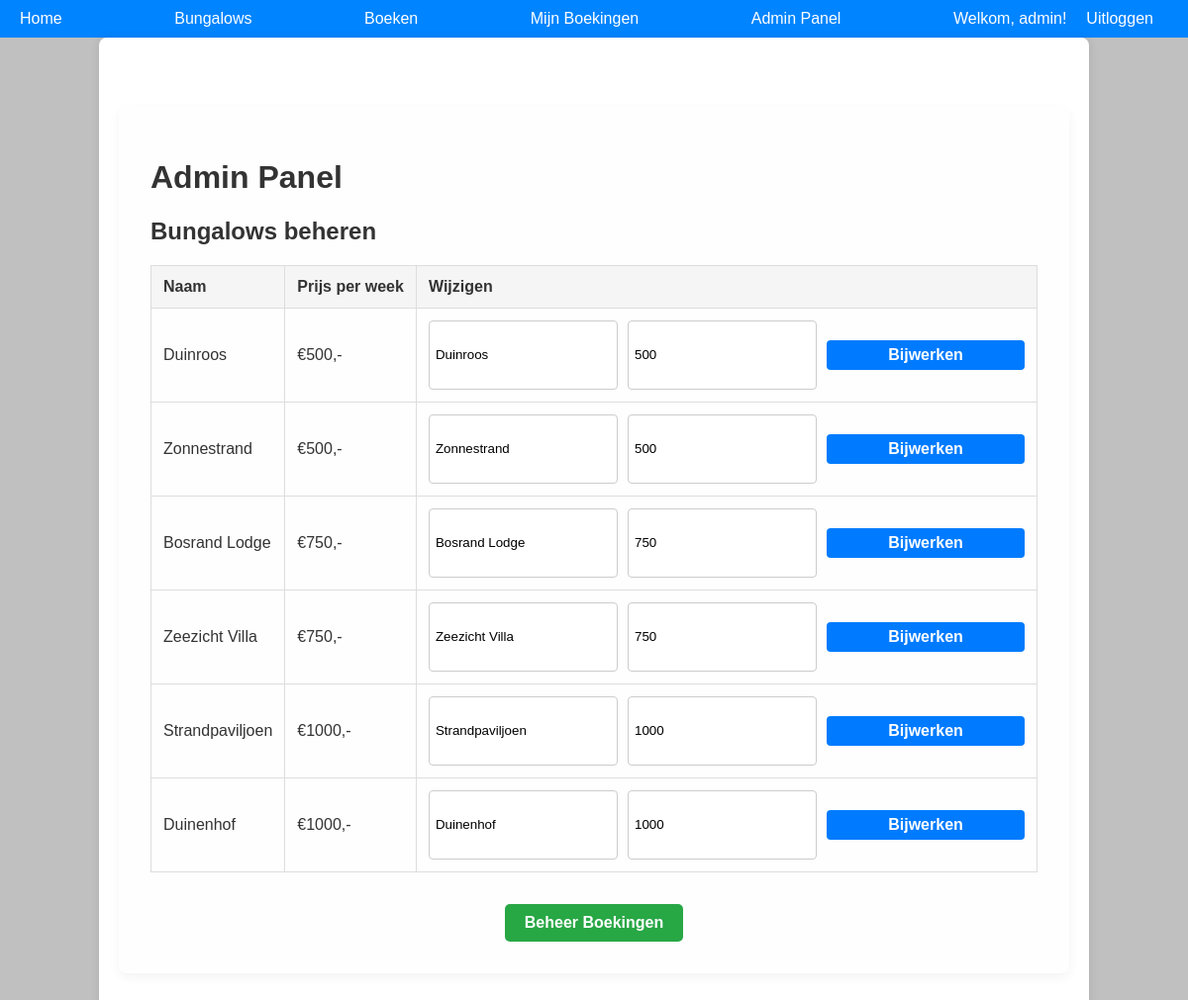
The app's page /admin (signed in), older data.
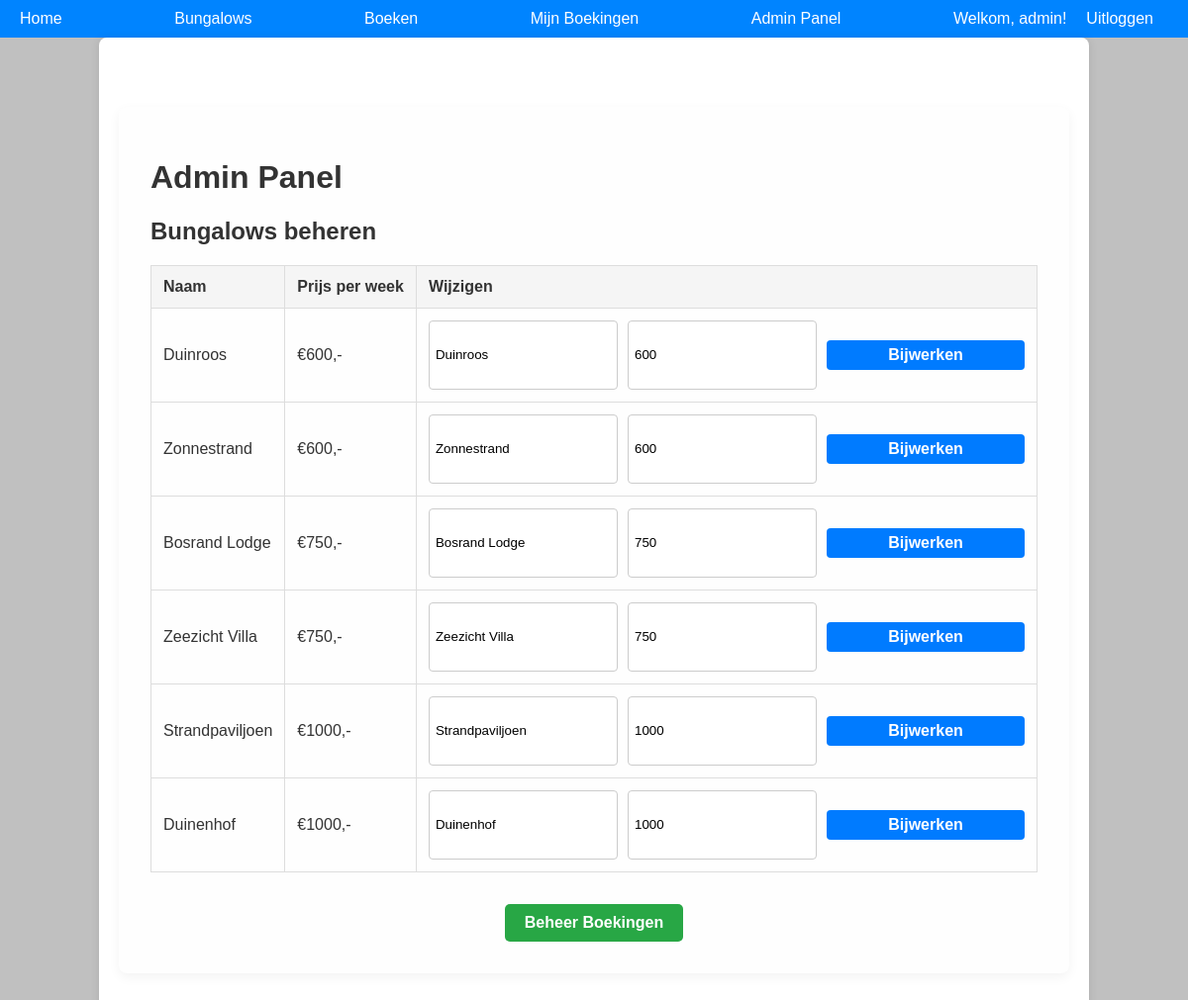
The same page, newer data.
### models/models.py (models this page shows)
class Bungalow(db.Model):
    id = db.Column(db.Integer, primary_key=True)
    name = db.Column(db.String(100), unique=True, nullable=False)
    type_id = db.Column(db.Integer, db.ForeignKey('bungalow_type.id'), nullable=False)
    bungalow_type = db.relationship('BungalowType', backref='bungalows')

class BungalowType(db.Model):
    id = db.Column(db.Integer, primary_key=True)
    size = db.Column(db.Integer, nullable=False)  # 4, 6, or 8 persons
    price_per_week = db.Column(db.Integer, nullable=False)

### app.py (the view, shortened to what this page needs)
@app.route('/admin', methods=['GET', 'POST'])
@login_required
def admin():
    if not current_user.is_admin:
        flash("Je hebt geen toegang tot deze pagina.", "danger")
        return redirect(url_for('home'))  # Redirect naar de homepagina als je geen admin bent
    bungalows = Bungalow.query.all()
    return render_template('admin.html', bungalows=bungalows)

### app.py (called while the page is built)
@login_manager.user_loader
def load_user(user_id):
    return Guest.query.get(int(user_id))

### templates/admin.html (shortened to what this page needs)
{% extends 'base.html' %}
{% block content %}
<div class="admin-container">
    <h1>Admin Panel</h1>
    <h2>Bungalows beheren</h2>
    <form method="POST">
        <table class="bungalow-table">
            <thead>
                <tr>
                    <th>Naam</th>
                    <th>Prijs per week</th>
                    <th>Wijzigen</th>
                </tr>
            </thead>
            <tbody>
                {% for bungalow in bungalows %}
                <tr>
                    <td>{{ bungalow.name }}</td>
                    <td>€{{ bungalow.bungalow_type.price_per_week }},-</td>
                    <td>
                        <div class="edit-fields">
                            <input type="text" name="new_name" placeholder="Nieuwe naam" value="{{ bungalow.name }}" required>
                            <input type="number" name="new_price" step="0.01" placeholder="Nieuwe prijs" value="{{ bungalow.bungalow_type.price_per_week }}" required>
                            <button type="submit">Bijwerken</button>
                        </div>
                    </td>
                </tr>
                {% endfor %}
            </tbody>
        </table>
    </form>
    <div class="admin-links">
        <a href="{{ url_for('admin_bookings') }}" class="link-button">Beheer Boekingen</a>
    </div>
</div>
{% endblock %}

Row changes from the older to the newer data that the page shows:
changed through a linked row, Bungalow "Duinroos": bungalow_type.price_per_week "500" → "600"; new_price "500" → "600"
changed through a linked row, Bungalow "Zonnestrand": bungalow_type.price_per_week "500" → "600"; new_price "500" → "600"
